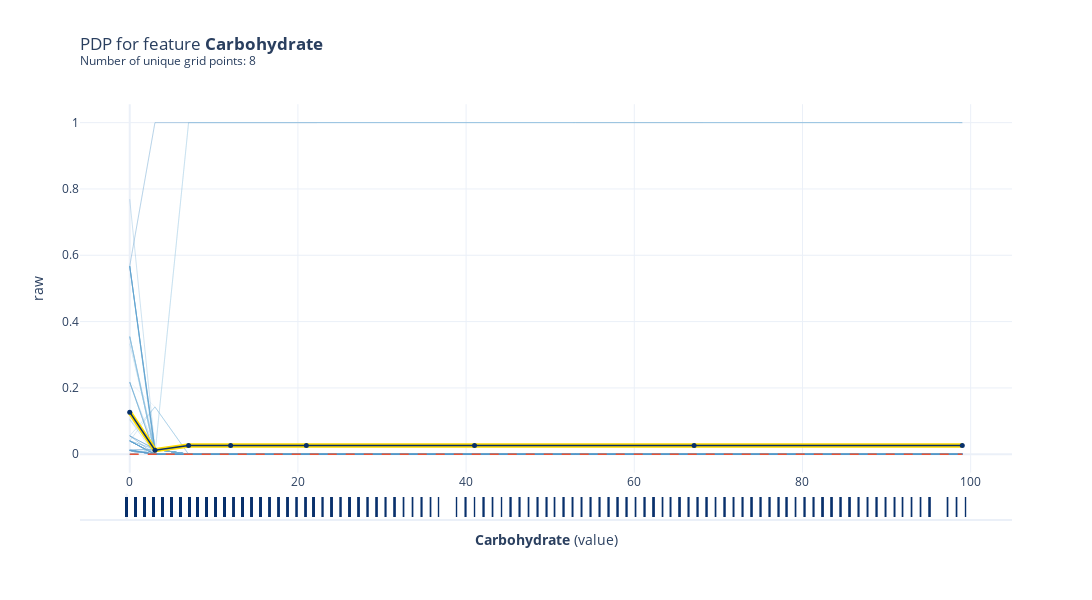

This figure's notebook cell:
### Markdown cell above
A few things are worth to be pointed out for interpreting this plot.

The y-axis is interpreted as change in the prediction from what it would be predicted at the baseline or leftmost value.

From this particular graph you can interpret, that scoring one goal substantially increases the chances of winning "Man of The Match." 
But extra goals beyond that show little to no impact on predictions.

### Code cell
# Create the pdp data to be plotted
pdp_dist = pdp.PDPIsolate(model=tree_model, df=val_x, model_features=feature_names, feature='Data.Carbohydrate', feature_name='Carbohydrate')

# plot the PDP for feature 'Distance Covered (Kms)'
fig, axes = pdp_dist.plot(
    center=False,
    plot_lines=True,
    frac_to_plot=100,
    cluster=False,
    n_cluster_centers=None,
    cluster_method='accurate',
    plot_pts_dist=True,
    to_bins=False,
    show_percentile=False,
    which_classes=None,
    figsize=None,
    dpi=300,
    ncols=2,
    plot_params={"pdp_hl": True},
    engine='plotly',
    template='plotly_white')

fig.show()

### Figure 1 — Plotly figure (JSON) as saved in the notebook; plotly's stock layout.template omitted (floating-point values rounded to 4 significant figures; data arrays with more than 128 entries replaced by an {"elided": "..."} marker saying what was removed)
{"data": [{"hoverinfo": "none", "line": {"color": "rgba(193,217,237,0.5)", "width": 0.5}, "mode": "lines", "type": "scatter", "x": [0, 3, 7, 12, 21, 41, 67.11, 99], "xaxis": "x", "y": [0.01307, 0, 0, 0, 0, 0, 0, 0], "yaxis": "y"}, {"hoverinfo": "none", "line": {"color": "rgba(177,210,231,0.5)", "width": 0.5}, "mode": "lines", "type": "scatter", "x": [0, 3, 7, 12, 21, 41, 67.11, 99], "xaxis": "x", "y": [0.2174, 0, 0, 0, 0, 0, 0, 0], "yaxis": "y"}, {"hoverinfo": "none", "line": {"color": "rgba(160,202,225,0.5)", "width": 0.5}, "mode": "lines", "type": "scatter", "x": [0, 3, 7, 12, 21, 41, 67.11, 99], "xaxis": "x", "y": [0.01149, 0, 0, 0, 0, 0, 0, 0], "yaxis": "y"}, {"hoverinfo": "none", "line": {"color": "rgba(139,192,221,0.5)", "width": 0.5}, "mode": "lines", "type": "scatter", "x": [0, 3, 7, 12, 21, 41, 67.11, 99], "xaxis": "x", "y": [0.04023, 0, 0, 0, 0, 0, 0, 0], "yaxis": "y"}, {"hoverinfo": "none", "line": {"color": "rgba(117,179,216,0.5)", "width": 0.5}, "mode": "lines", "type": "scatter", "x": [0, 3, 7, 12, 21, 41, 67.11, 99], "xaxis": "x", "y": [0.05556, 0, 0, 0, 0, 0, 0, 0], "yaxis": "y"}, {"hoverinfo": "none", "line": {"color": "rgba(98,168,210,0.5)", "width": 0.5}, "mode": "lines", "type": "scatter", "x": [0, 3, 7, 12, 21, 41, 67.11, 99], "xaxis": "x", "y": [0.04023, 0, 0, 0, 0, 0, 0, 0], "yaxis": "y"}, {"hoverinfo": "none", "line": {"color": "rgba(80,155,203,0.5)", "width": 0.5}, "mode": "lines", "type": "scatter", "x": [0, 3, 7, 12, 21, 41, 67.11, 99], "xaxis": "x", "y": [0.1042, 0, 0, 0, 0, 0, 0, 0], "yaxis": "y"}, {"hoverinfo": "none", "line": {"color": "rgba(64,144,197,0.5)", "width": 0.5}, "mode": "lines", "type": "scatter", "x": [0, 3, 7, 12, 21, 41, 67.11, 99], "xaxis": "x", "y": [0.01149, 0, 0, 0, 0, 0, 0, 0], "yaxis": "y"}, {"hoverinfo": "none", "line": {"color": "rgba(49,129,189,0.5)", "width": 0.5}, "mode": "lines", "type": "scatter", "x": [0, 3, 7, 12, 21, 41, 67.11, 99], "xaxis": "x", "y": [0.01149, 0, 0, 0, 0, 0, 0, 0], "yaxis": "y"}, {"hoverinfo": "none", "line": {"color": "rgba(36,116,182,0.5)", "width": 0.5}, "mode": "lines", "type": "scatter", "x": [0, 3, 7, 12, 21, 41, 67.11, 99], "xaxis": "x", "y": [0.5674, 0.01538, 0, 0, 0, 0, 0, 0], "yaxis": "y"}, {"hoverinfo": "none", "line": {"color": "rgba(193,217,237,0.5)", "width": 0.5}, "mode": "lines", "type": "scatter", "x": [0, 3, 7, 12, 21, 41, 67.11, 99], "xaxis": "x", "y": [0.3548, 0, 0, 0, 0, 0, 0, 0], "yaxis": "y"}, {"hoverinfo": "none", "line": {"color": "rgba(177,210,231,0.5)", "width": 0.5}, "mode": "lines", "type": "scatter", "x": [0, 3, 7, 12, 21, 41, 67.11, 99], "xaxis": "x", "y": [0.5674, 1, 1, 1, 1, 1, 1, 1], "yaxis": "y"}, {"hoverinfo": "none", "line": {"color": "rgba(160,202,225,0.5)", "width": 0.5}, "mode": "lines", "type": "scatter", "x": [0, 3, 7, 12, 21, 41, 67.11, 99], "xaxis": "x", "y": [0.01149, 0, 0, 0, 0, 0, 0, 0], "yaxis": "y"}, {"hoverinfo": "none", "line": {"color": "rgba(139,192,221,0.5)", "width": 0.5}, "mode": "lines", "type": "scatter", "x": [0, 3, 7, 12, 21, 41, 67.11, 99], "xaxis": "x", "y": [0.01307, 0.01538, 0, 0, 0, 0, 0, 0], "yaxis": "y"}, {"hoverinfo": "none", "line": {"color": "rgba(117,179,216,0.5)", "width": 0.5}, "mode": "lines", "type": "scatter", "x": [0, 3, 7, 12, 21, 41, 67.11, 99], "xaxis": "x", "y": [0.5674, 0.01538, 0, 0, 0, 0, 0, 0], "yaxis": "y"}, {"hoverinfo": "none", "line": {"color": "rgba(98,168,210,0.5)", "width": 0.5}, "mode": "lines", "type": "scatter", "x": [0, 3, 7, 12, 21, 41, 67.11, 99], "xaxis": "x", "y": [0.3548, 0, 1, 1, 1, 1, 1, 1], "yaxis": "y"}, {"hoverinfo": "none", "line": {"color": "rgba(80,155,203,0.5)", "width": 0.5}, "mode": "lines", "type": "scatter", "x": [0, 3, 7, 12, 21, 41, 67.11, 99], "xaxis": "x", "y": [0.01149, 0, 0, 0, 0, 0, 0, 0], "yaxis": "y"}, {"hoverinfo": "none", "line": {"color": "rgba(64,144,197,0.5)", "width": 0.5}, "mode": "lines", "type": "scatter", "x": [0, 3, 7, 12, 21, 41, 67.11, 99], "xaxis": "x", "y": [0.01149, 0, 0, 0, 0, 0, 0, 0], "yaxis": "y"}, {"hoverinfo": "none", "line": {"color": "rgba(49,129,189,0.5)", "width": 0.5}, "mode": "lines", "type": "scatter", "x": [0, 3, 7, 12, 21, 41, 67.11, 99], "xaxis": "x", "y": [0.01149, 0, 0, 0, 0, 0, 0, 0], "yaxis": "y"}, {"hoverinfo": "none", "line": {"color": "rgba(36,116,182,0.5)", "width": 0.5}, "mode": "lines", "type": "scatter", "x": [0, 3, 7, 12, 21, 41, 67.11, 99], "xaxis": "x", "y": [0.5674, 1, 1, 1, 1, 1, 1, 1], "yaxis": "y"}, {"hoverinfo": "none", "line": {"color": "rgba(193,217,237,0.5)", "width": 0.5}, "mode": "lines", "type": "scatter", "x": [0, 3, 7, 12, 21, 41, 67.11, 99], "xaxis": "x", "y": [0.2174, 0, 0, 0, 0, 0, 0, 0], "yaxis": "y"}, {"hoverinfo": "none", "line": {"color": "rgba(177,210,231,0.5)", "width": 0.5}, "mode": "lines", "type": "scatter", "x": [0, 3, 7, 12, 21, 41, 67.11, 99], "xaxis": "x", "y": [0.01307, 0, 0, 0, 0, 0, 0, 0], "yaxis": "y"}, {"hoverinfo": "none", "line": {"color": "rgba(160,202,225,0.5)", "width": 0.5}, "mode": "lines", "type": "scatter", "x": [0, 3, 7, 12, 21, 41, 67.11, 99], "xaxis": "x", "y": [0.04023, 0.01538, 0, 0, 0, 0, 0, 0], "yaxis": "y"}, {"hoverinfo": "none", "line": {"color": "rgba(139,192,221,0.5)", "width": 0.5}, "mode": "lines", "type": "scatter", "x": [0, 3, 7, 12, 21, 41, 67.11, 99], "xaxis": "x", "y": [0.01149, 0, 0, 0, 0, 0, 0, 0], "yaxis": "y"}, {"hoverinfo": "none", "line": {"color": "rgba(117,179,216,0.5)", "width": 0.5}, "mode": "lines", "type": "scatter", "x": [0, 3, 7, 12, 21, 41, 67.11, 99], "xaxis": "x", "y": [0.01149, 0, 0, 0, 0, 0, 0, 0], "yaxis": "y"}, {"hoverinfo": "none", "line": {"color": "rgba(98,168,210,0.5)", "width": 0.5}, "mode": "lines", "type": "scatter", "x": [0, 3, 7, 12, 21, 41, 67.11, 99], "xaxis": "x", "y": [0.5674, 0, 0, 0, 0, 0, 0, 0], "yaxis": "y"}, {"hoverinfo": "none", "line": {"color": "rgba(80,155,203,0.5)", "width": 0.5}, "mode": "lines", "type": "scatter", "x": [0, 3, 7, 12, 21, 41, 67.11, 99], "xaxis": "x", "y": [0.01149, 0, 0, 0, 0, 0, 0, 0], "yaxis": "y"}, {"hoverinfo": "none", "line": {"color": "rgba(64,144,197,0.5)", "width": 0.5}, "mode": "lines", "type": "scatter", "x": [0, 3, 7, 12, 21, 41, 67.11, 99], "xaxis": "x", "y": [0, 0.01538, 0, 0, 0, 0, 0, 0], "yaxis": "y"}, {"hoverinfo": "none", "line": {"color": "rgba(49,129,189,0.5)", "width": 0.5}, "mode": "lines", "type": "scatter", "x": [0, 3, 7, 12, 21, 41, 67.11, 99], "xaxis": "x", "y": [0.05556, 0, 0, 0, 0, 0, 0, 0], "yaxis": "y"}, {"hoverinfo": "none", "line": {"color": "rgba(36,116,182,0.5)", "width": 0.5}, "mode": "lines", "type": "scatter", "x": [0, 3, 7, 12, 21, 41, 67.11, 99], "xaxis": "x", "y": [0.04023, 0, 0, 0, 0, 0, 0, 0], "yaxis": "y"}, {"hoverinfo": "none", "line": {"color": "rgba(193,217,237,0.5)", "width": 0.5}, "mode": "lines", "type": "scatter", "x": [0, 3, 7, 12, 21, 41, 67.11, 99], "xaxis": "x", "y": [0.2174, 0.1429, 0, 0, 0, 0, 0, 0], "yaxis": "y"}, {"hoverinfo": "none", "line": {"color": "rgba(177,210,231,0.5)", "width": 0.5}, "mode": "lines", "type": "scatter", "x": [0, 3, 7, 12, 21, 41, 67.11, 99], "xaxis": "x", "y": [0.01307, 0.01538, 0, 0, 0, 0, 0, 0], "yaxis": "y"}, {"hoverinfo": "none", "line": {"color": "rgba(160,202,225,0.5)", "width": 0.5}, "mode": "lines", "type": "scatter", "x": [0, 3, 7, 12, 21, 41, 67.11, 99], "xaxis": "x", "y": [0.01149, 0, 0, 0, 0, 0, 0, 0], "yaxis": "y"}, {"hoverinfo": "none", "line": {"color": "rgba(139,192,221,0.5)", "width": 0.5}, "mode": "lines", "type": "scatter", "x": [0, 3, 7, 12, 21, 41, 67.11, 99], "xaxis": "x", "y": [0.01307, 0, 0, 0, 0, 0, 0, 0], "yaxis": "y"}, {"hoverinfo": "none", "line": {"color": "rgba(117,179,216,0.5)", "width": 0.5}, "mode": "lines", "type": "scatter", "x": [0, 3, 7, 12, 21, 41, 67.11, 99], "xaxis": "x", "y": [0.04023, 0.01538, 0, 0, 0, 0, 0, 0], "yaxis": "y"}, {"hoverinfo": "none", "line": {"color": "rgba(98,168,210,0.5)", "width": 0.5}, "mode": "lines", "type": "scatter", "x": [0, 3, 7, 12, 21, 41, 67.11, 99], "xaxis": "x", "y": [0.05556, 0.01538, 0, 0, 0, 0, 0, 0], "yaxis": "y"}, {"hoverinfo": "none", "line": {"color": "rgba(80,155,203,0.5)", "width": 0.5}, "mode": "lines", "type": "scatter", "x": [0, 3, 7, 12, 21, 41, 67.11, 99], "xaxis": "x", "y": [0.2174, 0, 0, 0, 0, 0, 0, 0], "yaxis": "y"}, {"hoverinfo": "none", "line": {"color": "rgba(64,144,197,0.5)", "width": 0.5}, "mode": "lines", "type": "scatter", "x": [0, 3, 7, 12, 21, 41, 67.11, 99], "xaxis": "x", "y": [0.01149, 0, 0, 0, 0, 0, 0, 0], "yaxis": "y"}, {"hoverinfo": "none", "line": {"color": "rgba(49,129,189,0.5)", "width": 0.5}, "mode": "lines", "type": "scatter", "x": [0, 3, 7, 12, 21, 41, 67.11, 99], "xaxis": "x", "y": [0.01307, 0.01538, 0, 0, 0, 0, 0, 0], "yaxis": "y"}, {"hoverinfo": "none", "line": {"color": "rgba(36,116,182,0.5)", "width": 0.5}, "mode": "lines", "type": "scatter", "x": [0, 3, 7, 12, 21, 41, 67.11, 99], "xaxis": "x", "y": [0.04023, 0, 0, 0, 0, 0, 0, 0], "yaxis": "y"}, {"hoverinfo": "none", "line": {"color": "rgba(193,217,237,0.5)", "width": 0.5}, "mode": "lines", "type": "scatter", "x": [0, 3, 7, 12, 21, 41, 67.11, 99], "xaxis": "x", "y": [0.01149, 0, 0, 0, 0, 0, 0, 0], "yaxis": "y"}, {"hoverinfo": "none", "line": {"color": "rgba(177,210,231,0.5)", "width": 0.5}, "mode": "lines", "type": "scatter", "x": [0, 3, 7, 12, 21, 41, 67.11, 99], "xaxis": "x", "y": [0.01149, 0, 0, 0, 0, 0, 0, 0], "yaxis": "y"}, {"hoverinfo": "none", "line": {"color": "rgba(160,202,225,0.5)", "width": 0.5}, "mode": "lines", "type": "scatter", "x": [0, 3, 7, 12, 21, 41, 67.11, 99], "xaxis": "x", "y": [0.01149, 0, 0, 0, 0, 0, 0, 0], "yaxis": "y"}, {"hoverinfo": "none", "line": {"color": "rgba(139,192,221,0.5)", "width": 0.5}, "mode": "lines", "type": "scatter", "x": [0, 3, 7, 12, 21, 41, 67.11, 99], "xaxis": "x", "y": [0, 0.01538, 0, 0, 0, 0, 0, 0], "yaxis": "y"}, {"hoverinfo": "none", "line": {"color": "rgba(117,179,216,0.5)", "width": 0.5}, "mode": "lines", "type": "scatter", "x": [0, 3, 7, 12, 21, 41, 67.11, 99], "xaxis": "x", "y": [0.5674, 0, 0, 0, 0, 0, 0, 0], "yaxis": "y"}, {"hoverinfo": "none", "line": {"color": "rgba(98,168,210,0.5)", "width": 0.5}, "mode": "lines", "type": "scatter", "x": [0, 3, 7, 12, 21, 41, 67.11, 99], "xaxis": "x", "y": [0.04023, 0, 0, 0, 0, 0, 0, 0], "yaxis": "y"}, {"hoverinfo": "none", "line": {"color": "rgba(80,155,203,0.5)", "width": 0.5}, "mode": "lines", "type": "scatter", "x": [0, 3, 7, 12, 21, 41, 67.11, 99], "xaxis": "x", "y": [0.3548, 0.01538, 0, 0, 0, 0, 0, 0], "yaxis": "y"}, {"hoverinfo": "none", "line": {"color": "rgba(64,144,197,0.5)", "width": 0.5}, "mode": "lines", "type": "scatter", "x": [0, 3, 7, 12, 21, 41, 67.11, 99], "xaxis": "x", "y": [0.2174, 0, 0, 0, 0, 0, 0, 0], "yaxis": "y"}, {"hoverinfo": "none", "line": {"color": "rgba(49,129,189,0.5)", "width": 0.5}, "mode": "lines", "type": "scatter", "x": [0, 3, 7, 12, 21, 41, 67.11, 99], "xaxis": "x", "y": [0.04023, 0, 0, 0, 0, 0, 0, 0], "yaxis": "y"}, {"hoverinfo": "none", "line": {"color": "rgba(36,116,182,0.5)", "width": 0.5}, "mode": "lines", "type": "scatter", "x": [0, 3, 7, 12, 21, 41, 67.11, 99], "xaxis": "x", "y": [0.01149, 0, 0, 0, 0, 0, 0, 0], "yaxis": "y"}, {"hoverinfo": "none", "line": {"color": "rgba(193,217,237,0.5)", "width": 0.5}, "mode": "lines", "type": "scatter", "x": [0, 3, 7, 12, 21, 41, 67.11, 99], "xaxis": "x", "y": [0.01307, 0, 0, 0, 0, 0, 0, 0], "yaxis": "y"}, {"hoverinfo": "none", "line": {"color": "rgba(177,210,231,0.5)", "width": 0.5}, "mode": "lines", "type": "scatter", "x": [0, 3, 7, 12, 21, 41, 67.11, 99], "xaxis": "x", "y": [0.01149, 0, 0, 0, 0, 0, 0, 0], "yaxis": "y"}, {"hoverinfo": "none", "line": {"color": "rgba(160,202,225,0.5)", "width": 0.5}, "mode": "lines", "type": "scatter", "x": [0, 3, 7, 12, 21, 41, 67.11, 99], "xaxis": "x", "y": [0.01149, 0, 0, 0, 0, 0, 0, 0], "yaxis": "y"}, {"hoverinfo": "none", "line": {"color": "rgba(139,192,221,0.5)", "width": 0.5}, "mode": "lines", "type": "scatter", "x": [0, 3, 7, 12, 21, 41, 67.11, 99], "xaxis": "x", "y": [0.01149, 0, 0, 0, 0, 0, 0, 0], "yaxis": "y"}, {"hoverinfo": "none", "line": {"color": "rgba(117,179,216,0.5)", "width": 0.5}, "mode": "lines", "type": "scatter", "x": [0, 3, 7, 12, 21, 41, 67.11, 99], "xaxis": "x", "y": [0.3548, 0, 0, 0, 0, 0, 0, 0], "yaxis": "y"}, {"hoverinfo": "none", "line": {"color": "rgba(98,168,210,0.5)", "width": 0.5}, "mode": "lines", "type": "scatter", "x": [0, 3, 7, 12, 21, 41, 67.11, 99], "xaxis": "x", "y": [0.05556, 0.1429, 0, 0, 0, 0, 0, 0], "yaxis": "y"}, {"hoverinfo": "none", "line": {"color": "rgba(80,155,203,0.5)", "width": 0.5}, "mode": "lines", "type": "scatter", "x": [0, 3, 7, 12, 21, 41, 67.11, 99], "xaxis": "x", "y": [0.04023, 0, 0, 0, 0, 0, 0, 0], "yaxis": "y"}, {"hoverinfo": "none", "line": {"color": "rgba(64,144,197,0.5)", "width": 0.5}, "mode": "lines", "type": "scatter", "x": [0, 3, 7, 12, 21, 41, 67.11, 99], "xaxis": "x", "y": [0.3548, 0, 0, 0, 0, 0, 0, 0], "yaxis": "y"}, {"hoverinfo": "none", "line": {"color": "rgba(49,129,189,0.5)", "width": 0.5}, "mode": "lines", "type": "scatter", "x": [0, 3, 7, 12, 21, 41, 67.11, 99], "xaxis": "x", "y": [0.01307, 0, 0, 0, 0, 0, 0, 0], "yaxis": "y"}, {"hoverinfo": "none", "line": {"color": "rgba(36,116,182,0.5)", "width": 0.5}, "mode": "lines", "type": "scatter", "x": [0, 3, 7, 12, 21, 41, 67.11, 99], "xaxis": "x", "y": [0, 0.01538, 0, 0, 0, 0, 0, 0], "yaxis": "y"}, {"hoverinfo": "none", "line": {"color": "rgba(193,217,237,0.5)", "width": 0.5}, "mode": "lines", "type": "scatter", "x": [0, 3, 7, 12, 21, 41, 67.11, 99], "xaxis": "x", "y": [0.04023, 0, 0, 0, 0, 0, 0, 0], "yaxis": "y"}, {"hoverinfo": "none", "line": {"color": "rgba(177,210,231,0.5)", "width": 0.5}, "mode": "lines", "type": "scatter", "x": [0, 3, 7, 12, 21, 41, 67.11, 99], "xaxis": "x", "y": [0.01307, 0.01538, 0, 0, 0, 0, 0, 0], "yaxis": "y"}, {"hoverinfo": "none", "line": {"color": "rgba(160,202,225,0.5)", "width": 0.5}, "mode": "lines", "type": "scatter", "x": [0, 3, 7, 12, 21, 41, 67.11, 99], "xaxis": "x", "y": [0.04023, 0, 0, 0, 0, 0, 0, 0], "yaxis": "y"}, {"hoverinfo": "none", "line": {"color": "rgba(139,192,221,0.5)", "width": 0.5}, "mode": "lines", "type": "scatter", "x": [0, 3, 7, 12, 21, 41, 67.11, 99], "xaxis": "x", "y": [0.3548, 0.01538, 0, 0, 0, 0, 0, 0], "yaxis": "y"}, {"hoverinfo": "none", "line": {"color": "rgba(117,179,216,0.5)", "width": 0.5}, "mode": "lines", "type": "scatter", "x": [0, 3, 7, 12, 21, 41, 67.11, 99], "xaxis": "x", "y": [0.01149, 0, 0, 0, 0, 0, 0, 0], "yaxis": "y"}, {"hoverinfo": "none", "line": {"color": "rgba(98,168,210,0.5)", "width": 0.5}, "mode": "lines", "type": "scatter", "x": [0, 3, 7, 12, 21, 41, 67.11, 99], "xaxis": "x", "y": [0.04023, 0, 0, 0, 0, 0, 0, 0], "yaxis": "y"}, {"hoverinfo": "none", "line": {"color": "rgba(80,155,203,0.5)", "width": 0.5}, "mode": "lines", "type": "scatter", "x": [0, 3, 7, 12, 21, 41, 67.11, 99], "xaxis": "x", "y": [0.2174, 0.01538, 0, 0, 0, 0, 0, 0], "yaxis": "y"}, {"hoverinfo": "none", "line": {"color": "rgba(64,144,197,0.5)", "width": 0.5}, "mode": "lines", "type": "scatter", "x": [0, 3, 7, 12, 21, 41, 67.11, 99], "xaxis": "x", "y": [0.05556, 0.01538, 0, 0, 0, 0, 0, 0], "yaxis": "y"}, {"hoverinfo": "none", "line": {"color": "rgba(49,129,189,0.5)", "width": 0.5}, "mode": "lines", "type": "scatter", "x": [0, 3, 7, 12, 21, 41, 67.11, 99], "xaxis": "x", "y": [0.5674, 0.01538, 0, 0, 0, 0, 0, 0], "yaxis": "y"}, {"hoverinfo": "none", "line": {"color": "rgba(36,116,182,0.5)", "width": 0.5}, "mode": "lines", "type": "scatter", "x": [0, 3, 7, 12, 21, 41, 67.11, 99], "xaxis": "x", "y": [0.01149, 0, 0, 0, 0, 0, 0, 0], "yaxis": "y"}, {"hoverinfo": "none", "line": {"color": "rgba(193,217,237,0.5)", "width": 0.5}, "mode": "lines", "type": "scatter", "x": [0, 3, 7, 12, 21, 41, 67.11, 99], "xaxis": "x", "y": [0, 0.01538, 0, 0, 0, 0, 0, 0], "yaxis": "y"}, {"hoverinfo": "none", "line": {"color": "rgba(177,210,231,0.5)", "width": 0.5}, "mode": "lines", "type": "scatter", "x": [0, 3, 7, 12, 21, 41, 67.11, 99], "xaxis": "x", "y": [0, 0.01538, 0, 0, 0, 0, 0, 0], "yaxis": "y"}, {"hoverinfo": "none", "line": {"color": "rgba(160,202,225,0.5)", "width": 0.5}, "mode": "lines", "type": "scatter", "x": [0, 3, 7, 12, 21, 41, 67.11, 99], "xaxis": "x", "y": [0.5674, 0.01538, 0, 0, 0, 0, 0, 0], "yaxis": "y"}, {"hoverinfo": "none", "line": {"color": "rgba(139,192,221,0.5)", "width": 0.5}, "mode": "lines", "type": "scatter", "x": [0, 3, 7, 12, 21, 41, 67.11, 99], "xaxis": "x", "y": [0.01149, 0, 0, 0, 0, 0, 0, 0], "yaxis": "y"}, {"hoverinfo": "none", "line": {"color": "rgba(117,179,216,0.5)", "width": 0.5}, "mode": "lines", "type": "scatter", "x": [0, 3, 7, 12, 21, 41, 67.11, 99], "xaxis": "x", "y": [0.04023, 0, 0, 0, 0, 0, 0, 0], "yaxis": "y"}, {"hoverinfo": "none", "line": {"color": "rgba(98,168,210,0.5)", "width": 0.5}, "mode": "lines", "type": "scatter", "x": [0, 3, 7, 12, 21, 41, 67.11, 99], "xaxis": "x", "y": [0.3333, 0.01538, 0, 0, 0, 0, 0, 0], "yaxis": "y"}, {"hoverinfo": "none", "line": {"color": "rgba(80,155,203,0.5)", "width": 0.5}, "mode": "lines", "type": "scatter", "x": [0, 3, 7, 12, 21, 41, 67.11, 99], "xaxis": "x", "y": [0.2174, 0, 0, 0, 0, 0, 0, 0], "yaxis": "y"}, {"hoverinfo": "none", "line": {"color": "rgba(64,144,197,0.5)", "width": 0.5}, "mode": "lines", "type": "scatter", "x": [0, 3, 7, 12, 21, 41, 67.11, 99], "xaxis": "x", "y": [0.7692, 0.01538, 0, 0, 0, 0, 0, 0], "yaxis": "y"}, {"hoverinfo": "none", "line": {"color": "rgba(49,129,189,0.5)", "width": 0.5}, "mode": "lines", "type": "scatter", "x": [0, 3, 7, 12, 21, 41, 67.11, 99], "xaxis": "x", "y": [0.01149, 0.01538, 0, 0, 0, 0, 0, 0], "yaxis": "y"}, {"hoverinfo": "none", "line": {"color": "rgba(36,116,182,0.5)", "width": 0.5}, "mode": "lines", "type": "scatter", "x": [0, 3, 7, 12, 21, 41, 67.11, 99], "xaxis": "x", "y": [0.04023, 0, 0, 0, 0, 0, 0, 0], "yaxis": "y"}, {"hoverinfo": "none", "line": {"color": "rgba(193,217,237,0.5)", "width": 0.5}, "mode": "lines", "type": "scatter", "x": [0, 3, 7, 12, 21, 41, 67.11, 99], "xaxis": "x", "y": [0.01149, 0, 0, 0, 0, 0, 0, 0], "yaxis": "y"}, {"hoverinfo": "none", "line": {"color": "rgba(177,210,231,0.5)", "width": 0.5}, "mode": "lines", "type": "scatter", "x": [0, 3, 7, 12, 21, 41, 67.11, 99], "xaxis": "x", "y": [0.01149, 0, 0, 0, 0, 0, 0, 0], "yaxis": "y"}, {"hoverinfo": "none", "line": {"color": "rgba(160,202,225,0.5)", "width": 0.5}, "mode": "lines", "type": "scatter", "x": [0, 3, 7, 12, 21, 41, 67.11, 99], "xaxis": "x", "y": [0.3548, 0, 1, 1, 1, 1, 1, 1], "yaxis": "y"}, {"hoverinfo": "none", "line": {"color": "rgba(139,192,221,0.5)", "width": 0.5}, "mode": "lines", "type": "scatter", "x": [0, 3, 7, 12, 21, 41, 67.11, 99], "xaxis": "x", "y": [0, 0.01538, 0, 0, 0, 0, 0, 0], "yaxis": "y"}, {"hoverinfo": "none", "line": {"color": "rgba(117,179,216,0.5)", "width": 0.5}, "mode": "lines", "type": "scatter", "x": [0, 3, 7, 12, 21, 41, 67.11, 99], "xaxis": "x", "y": [0, 0.01538, 0, 0, 0, 0, 0, 0], "yaxis": "y"}, {"hoverinfo": "none", "line": {"color": "rgba(98,168,210,0.5)", "width": 0.5}, "mode": "lines", "type": "scatter", "x": [0, 3, 7, 12, 21, 41, 67.11, 99], "xaxis": "x", "y": [0.04023, 0.01538, 0, 0, 0, 0, 0, 0], "yaxis": "y"}, {"hoverinfo": "none", "line": {"color": "rgba(80,155,203,0.5)", "width": 0.5}, "mode": "lines", "type": "scatter", "x": [0, 3, 7, 12, 21, 41, 67.11, 99], "xaxis": "x", "y": [0.04023, 0, 0, 0, 0, 0, 0, 0], "yaxis": "y"}, {"hoverinfo": "none", "line": {"color": "rgba(64,144,197,0.5)", "width": 0.5}, "mode": "lines", "type": "scatter", "x": [0, 3, 7, 12, 21, 41, 67.11, 99], "xaxis": "x", "y": [0.5674, 0.01538, 0, 0, 0, 0, 0, 0], "yaxis": "y"}, {"hoverinfo": "none", "line": {"color": "rgba(49,129,189,0.5)", "width": 0.5}, "mode": "lines", "type": "scatter", "x": [0, 3, 7, 12, 21, 41, 67.11, 99], "xaxis": "x", "y": [0.01307, 0, 0, 0, 0, 0, 0, 0], "yaxis": "y"}, {"hoverinfo": "none", "line": {"color": "rgba(36,116,182,0.5)", "width": 0.5}, "mode": "lines", "type": "scatter", "x": [0, 3, 7, 12, 21, 41, 67.11, 99], "xaxis": "x", "y": [0.05556, 0.01538, 0, 0, 0, 0, 0, 0], "yaxis": "y"}, {"hoverinfo": "none", "line": {"color": "rgba(193,217,237,0.5)", "width": 0.5}, "mode": "lines", "type": "scatter", "x": [0, 3, 7, 12, 21, 41, 67.11, 99], "xaxis": "x", "y": [0.01307, 0.01538, 0, 0, 0, 0, 0, 0], "yaxis": "y"}, {"hoverinfo": "none", "line": {"color": "rgba(177,210,231,0.5)", "width": 0.5}, "mode": "lines", "type": "scatter", "x": [0, 3, 7, 12, 21, 41, 67.11, 99], "xaxis": "x", "y": [0, 0.01538, 0, 0, 0, 0, 0, 0], "yaxis": "y"}, {"hoverinfo": "none", "line": {"color": "rgba(160,202,225,0.5)", "width": 0.5}, "mode": "lines", "type": "scatter", "x": [0, 3, 7, 12, 21, 41, 67.11, 99], "xaxis": "x", "y": [0.1081, 0.01538, 0, 0, 0, 0, 0, 0], "yaxis": "y"}, {"hoverinfo": "none", "line": {"color": "rgba(139,192,221,0.5)", "width": 0.5}, "mode": "lines", "type": "scatter", "x": [0, 3, 7, 12, 21, 41, 67.11, 99], "xaxis": "x", "y": [0.01149, 0, 0, 0, 0, 0, 0, 0], "yaxis": "y"}, {"hoverinfo": "none", "line": {"color": "rgba(117,179,216,0.5)", "width": 0.5}, "mode": "lines", "type": "scatter", "x": [0, 3, 7, 12, 21, 41, 67.11, 99], "xaxis": "x", "y": [0.1042, 0.01538, 0, 0, 0, 0, 0, 0], "yaxis": "y"}, {"hoverinfo": "none", "line": {"color": "rgba(98,168,210,0.5)", "width": 0.5}, "mode": "lines", "type": "scatter", "x": [0, 3, 7, 12, 21, 41, 67.11, 99], "xaxis": "x", "y": [0.04023, 0.1429, 0, 0, 0, 0, 0, 0], "yaxis": "y"}, {"hoverinfo": "none", "line": {"color": "rgba(80,155,203,0.5)", "width": 0.5}, "mode": "lines", "type": "scatter", "x": [0, 3, 7, 12, 21, 41, 67.11, 99], "xaxis": "x", "y": [0.5674, 0, 0, 0, 0, 0, 0, 0], "yaxis": "y"}, {"hoverinfo": "none", "line": {"color": "rgba(64,144,197,0.5)", "width": 0.5}, "mode": "lines", "type": "scatter", "x": [0, 3, 7, 12, 21, 41, 67.11, 99], "xaxis": "x", "y": [0.5674, 0.01538, 0, 0, 0, 0, 0, 0], "yaxis": "y"}, {"hoverinfo": "none", "line": {"color": "rgba(49,129,189,0.5)", "width": 0.5}, "mode": "lines", "type": "scatter", "x": [0, 3, 7, 12, 21, 41, 67.11, 99], "xaxis": "x", "y": [0.01149, 0, 0, 0, 0, 0, 0, 0], "yaxis": "y"}, {"hoverinfo": "none", "line": {"color": "rgba(36,116,182,0.5)", "width": 0.5}, "mode": "lines", "type": "scatter", "x": [0, 3, 7, 12, 21, 41, 67.11, 99], "xaxis": "x", "y": [0.01149, 0, 0, 0, 0, 0, 0, 0], "yaxis": "y"}, {"hoverinfo": "none", "line": {"color": "#FEDC00", "width": 4.5}, "mode": "lines", "type": "scatter", "x": [0, 3, 7, 12, 21, 41, 67.11, 99], "xaxis": "x", "y": [0.1269, 0.01236, 0.02643, 0.02643, 0.02643, 0.02643, 0.02643, 0.02643], "yaxis": "y"}, {"hoverinfo": "none", "line": {"color": "#E75438", "dash": "dash", "width": 1.5}, "mode": "lines", "type": "scatter", "x": [0, 3, 7, 12, 21, 41, 67.11, 99], "xaxis": "x", "y": [0, 0, 0, 0, 0, 0, 0, 0], "yaxis": "y"}, {"hovertemplate": "%{y}", "line": {"color": "rgba(8,48,107,1.0)", "width": 1.5}, "marker": {"color": "rgba(8,48,107,1.0)", "size": 5}, "mode": "lines+markers", "name": "pdp", "type": "scatter", "x": [0, 3, 7, 12, 21, 41, 67.11, 99], "xaxis": "x", "y": [0.1269, 0.01236, 0.02643, 0.02643, 0.02643, 0.02643, 0.02643, 0.02643], "yaxis": "y"}, {"hoverinfo": "none", "mode": "text", "name": "dist", "showlegend": false, "text": {"elided": "1000 str values"}, "textfont": {"color": "rgba(8,48,107,1.0)", "size": 20}, "textposition": "middle center", "type": "scatter", "x": {"elided": "1000 int values"}, "xaxis": "x2", "y": {"elided": "1000 int values"}, "yaxis": "y2"}], "layout": {"height": 600, "showlegend": false, "title": {"text": "PDP for feature <b>Carbohydrate</b> <br><sup>Number of unique grid points: 8</sup>", "x": 0, "xref": "paper"}, "width": 1200, "xaxis": {"anchor": "y", "domain": [0, 1]}, "xaxis2": {"anchor": "y2", "domain": [0, 1], "showgrid": false, "showticklabels": false, "title": {"text": "<b>Carbohydrate</b> (value)"}}, "yaxis": {"anchor": "x", "domain": [0.1127, 0.99], "title": {"text": "raw"}}, "yaxis2": {"anchor": "x2", "domain": [0, 0.06267], "showgrid": false, "showticklabels": false}}}
